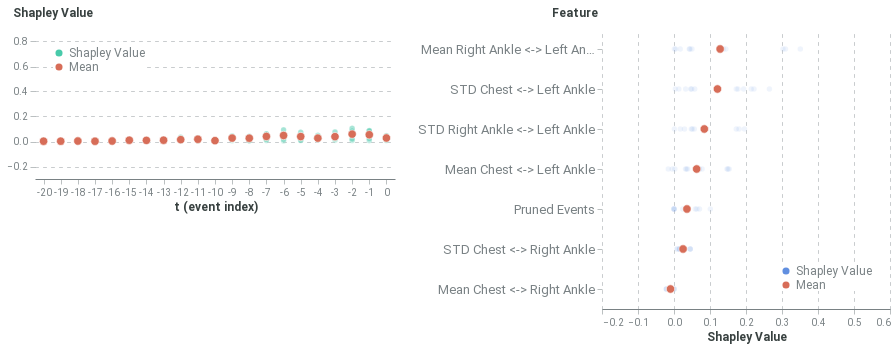

Write notebook code for a chart like this one.
### Code cell
global_plot

### Figure 1 — Vega-Lite specification as saved in the notebook (floating-point values rounded to 4 significant figures; data arrays with more than 128 entries replaced by an {"elided": "..."} marker saying what was removed)
{"config": {"axis": {"domain": true, "domainColor": "#798184", "grid": false, "gridColor": "#798184", "gridOpacity": 0.5, "gridDash": [3, 5], "gridWidth": 0.8, "gridCap": "round", "labelPadding": 3, "labelFont": "Roboto", "labelColor": "#798184", "tickSize": 5, "tickColor": "#798184", "tickOpacity": 0.5, "titleColor": "#384140", "titleFont": "Roboto", "titleFontSize": 12}, "axisBand": {"domain": true, "ticks": false, "labelPadding": 7}, "axisY": {"domain": false, "titleAlign": "left", "titleAngle": 0, "titleX": -20, "titleY": -10}, "legend": {"labelColor": "#798184", "labelFontSize": 12, "symbolSize": 40, "titleColor": "#384140", "titleFontSize": 12, "titlePadding": 10, "titleFont": "Roboto", "labelFont": "Roboto"}, "line": {"stroke": "#618FE0", "strokeWidth": 2}, "rule": {"stroke": "#798184"}, "path": {"stroke": "#618FE0", "strokeWidth": 0.5}, "rect": {"fill": "#618FE0"}, "point": {"filled": true, "shape": "circle"}, "shape": {"stroke": "#618FE0"}, "bar": {"fill": "#618FE0", "stroke": null}, "text": {"font": "Roboto", "color": "#384140", "fontSize": 12}, "arc": {"stroke": "#fff", "strokeWidth": 1}, "range": {"category": ["#618FE0", "#50D0B0", "#E17560", "#E8B474", "#D889C4", "#34A3BC", "#A583A4"], "ramp": ["#001854", "#002f72", "#04478e", "#1e5fab", "#4477c5", "#6290e1", "#7ea9fd", "#9ec7ff", "#bde4ff"], "heatmap": ["#001854", "#002f72", "#04478e", "#1e5fab", "#4477c5", "#6290e1", "#7ea9fd", "#9ec7ff", "#bde4ff"], "diverging": ["#003b26", "#006b52", "#1aa082", "#55d5b5", "#f5f5f5", "#ffaa92", "#d16f5b", "#9e392c", "#650200"]}, "title": {"anchor": "start", "fontSize": 20, "color": "#384140", "fontWeight": "bold", "offset": 20, "font": "Roboto", "subtitleColor": "#384140", "subtitleFontSize": 16}, "header": {"labelFontSize": 12, "titleFontSize": 16, "labelColor": "#384140", "titleColor": "#384140", "titleFont": "Roboto", "labelFont": "Roboto"}, "group": {"fill": "white"}, "background": "white", "view": {"stroke": "transparent", "continuousHeight": 300, "continuousWidth": 400}}, "hconcat": [{"data": {"name": "data-0d1a5772d02a0f81419bdd446818ca72"}, "mark": {"type": "point", "stroke": "white", "strokeWidth": 0.6}, "encoding": {"color": {"field": "type", "legend": {"fillColor": "white", "orient": "top-left", "symbolSize": 50, "symbolStrokeWidth": 0, "title": null}, "scale": {"domain": ["Shapley Value", "Mean"], "range": ["#48caaa", "#d76d58"]}, "type": "nominal"}, "opacity": {"condition": {"value": 1.0, "test": "(datum.type === 'Mean')"}, "value": 0.2}, "size": {"condition": {"value": 70, "test": "(datum.type === 'Mean')"}, "value": 30}, "x": {"axis": {"labelAngle": 0}, "field": "t (event index)", "type": "ordinal"}, "y": {"axis": {"grid": true, "titleX": -23}, "field": "Shapley Value", "scale": {"domain": [-0.3, 0.9]}, "title": "Shapley Value", "type": "quantitative"}}, "height": 150, "width": 360}, {"data": {"name": "data-66ba81b144f43fd032b2439847f2c161"}, "mark": {"type": "point", "stroke": "white", "strokeWidth": 0.6}, "encoding": {"color": {"field": "type", "legend": {"fillColor": "white", "orient": "bottom-right", "symbolSize": 50, "symbolStrokeWidth": 0, "title": null}, "scale": {"domain": ["Shapley Value", "Mean"], "range": ["#618FE0", "#d76d58"]}, "type": "nominal"}, "opacity": {"condition": {"value": 1.0, "test": "(datum.type === 'Mean')"}, "value": 0.1}, "size": {"condition": {"value": 70, "test": "(datum.type === 'Mean')"}, "value": 30}, "x": {"axis": {"grid": true, "title": "Shapley Value"}, "field": "Shapley Value", "scale": {"domain": [-0.2, 0.6]}, "type": "quantitative"}, "y": {"axis": {"labelFontSize": 13, "titleX": -51}, "field": "Feature", "sort": ["Mean Right Ankle <-> Left Ankle", "STD Chest <-> Left Ankle", "STD Right Ankle <-> Left Ankle", "Mean Chest <-> Left Ankle", "Pruned Events", "STD Chest <-> Right Ankle", "Mean Chest <-> Right Ankle"], "type": "ordinal"}}, "height": 280, "width": 288}], "resolve": {"scale": {"color": "independent"}}, "$schema": "https://vega.github.io/schema/vega-lite/v4.17.0.json", "datasets": {"data-0d1a5772d02a0f81419bdd446818ca72": {"elided": "205 records"}, "data-66ba81b144f43fd032b2439847f2c161": [{"Shapley Value": -0.00785, "Feature": "Mean Chest <-> Right Ankle", "type": "Shapley Value"}, {"Shapley Value": 0.01502, "Feature": "STD Chest <-> Right Ankle", "type": "Shapley Value"}, {"Shapley Value": 0.07002, "Feature": "Mean Chest <-> Left Ankle", "type": "Shapley Value"}, {"Shapley Value": 0.2651, "Feature": "STD Chest <-> Left Ankle", "type": "Shapley Value"}, {"Shapley Value": 0.3509, "Feature": "Mean Right Ankle <-> Left Ankle", "type": "Shapley Value"}, {"Shapley Value": 0.08662, "Feature": "STD Right Ankle <-> Left Ankle", "type": "Shapley Value"}, {"Shapley Value": -1.419e-10, "Feature": "Pruned Events", "type": "Shapley Value"}, {"Shapley Value": -0.00652, "Feature": "Mean Chest <-> Right Ankle", "type": "Shapley Value"}, {"Shapley Value": 0.01558, "Feature": "STD Chest <-> Right Ankle", "type": "Shapley Value"}, {"Shapley Value": 0.07799, "Feature": "Mean Chest <-> Left Ankle", "type": "Shapley Value"}, {"Shapley Value": 0.222, "Feature": "STD Chest <-> Left Ankle", "type": "Shapley Value"}, {"Shapley Value": 0.3095, "Feature": "Mean Right Ankle <-> Left Ankle", "type": "Shapley Value"}, {"Shapley Value": 0.0904, "Feature": "STD Right Ankle <-> Left Ankle", "type": "Shapley Value"}, {"Shapley Value": 0.0707, "Feature": "Pruned Events", "type": "Shapley Value"}, {"Shapley Value": -0.006397, "Feature": "Mean Chest <-> Right Ankle", "type": "Shapley Value"}, {"Shapley Value": 0.01582, "Feature": "STD Chest <-> Right Ankle", "type": "Shapley Value"}, {"Shapley Value": 0.07062, "Feature": "Mean Chest <-> Left Ankle", "type": "Shapley Value"}, {"Shapley Value": 0.2147, "Feature": "STD Chest <-> Left Ankle", "type": "Shapley Value"}, {"Shapley Value": 0.3028, "Feature": "Mean Right Ankle <-> Left Ankle", "type": "Shapley Value"}, {"Shapley Value": 0.08129, "Feature": "STD Right Ankle <-> Left Ankle", "type": "Shapley Value"}, {"Shapley Value": 0.1009, "Feature": "Pruned Events", "type": "Shapley Value"}, {"Shapley Value": -0.0009955, "Feature": "Mean Chest <-> Right Ankle", "type": "Shapley Value"}, {"Shapley Value": 0.01755, "Feature": "STD Chest <-> Right Ankle", "type": "Shapley Value"}, {"Shapley Value": -0.01585, "Feature": "Mean Chest <-> Left Ankle", "type": "Shapley Value"}, {"Shapley Value": 0.03243, "Feature": "STD Chest <-> Left Ankle", "type": "Shapley Value"}, {"Shapley Value": 0.01744, "Feature": "Mean Right Ankle <-> Left Ankle", "type": "Shapley Value"}, {"Shapley Value": 0.02916, "Feature": "STD Right Ankle <-> Left Ankle", "type": "Shapley Value"}, {"Shapley Value": 0.0, "Feature": "Pruned Events", "type": "Shapley Value"}, {"Shapley Value": 0.0006421, "Feature": "Mean Chest <-> Right Ankle", "type": "Shapley Value"}, {"Shapley Value": 0.01026, "Feature": "STD Chest <-> Right Ankle", "type": "Shapley Value"}, {"Shapley Value": -0.005033, "Feature": "Mean Chest <-> Left Ankle", "type": "Shapley Value"}, {"Shapley Value": 0.01346, "Feature": "STD Chest <-> Left Ankle", "type": "Shapley Value"}, {"Shapley Value": 0.004551, "Feature": "Mean Right Ankle <-> Left Ankle", "type": "Shapley Value"}, {"Shapley Value": 0.01747, "Feature": "STD Right Ankle <-> Left Ankle", "type": "Shapley Value"}, {"Shapley Value": 0.03839, "Feature": "Pruned Events", "type": "Shapley Value"}, {"Shapley Value": 0.0001706, "Feature": "Mean Chest <-> Right Ankle", "type": "Shapley Value"}, {"Shapley Value": 0.007743, "Feature": "STD Chest <-> Right Ankle", "type": "Shapley Value"}, {"Shapley Value": 0.002382, "Feature": "Mean Chest <-> Left Ankle", "type": "Shapley Value"}, {"Shapley Value": 0.003575, "Feature": "STD Chest <-> Left Ankle", "type": "Shapley Value"}, {"Shapley Value": 0.00123, "Feature": "Mean Right Ankle <-> Left Ankle", "type": "Shapley Value"}, {"Shapley Value": 0.001144, "Feature": "STD Right Ankle <-> Left Ankle", "type": "Shapley Value"}, {"Shapley Value": 0.06349, "Feature": "Pruned Events", "type": "Shapley Value"}, {"Shapley Value": -0.02191, "Feature": "Mean Chest <-> Right Ankle", "type": "Shapley Value"}, {"Shapley Value": 0.04525, "Feature": "STD Chest <-> Right Ankle", "type": "Shapley Value"}, {"Shapley Value": 0.1532, "Feature": "Mean Chest <-> Left Ankle", "type": "Shapley Value"}, {"Shapley Value": 0.1934, "Feature": "STD Chest <-> Left Ankle", "type": "Shapley Value"}, {"Shapley Value": 0.1439, "Feature": "Mean Right Ankle <-> Left Ankle", "type": "Shapley Value"}, {"Shapley Value": 0.1957, "Feature": "STD Right Ankle <-> Left Ankle", "type": "Shapley Value"}, {"Shapley Value": -2.484e-10, "Feature": "Pruned Events", "type": "Shapley Value"}, {"Shapley Value": -0.02069, "Feature": "Mean Chest <-> Right Ankle", "type": "Shapley Value"}, {"Shapley Value": 0.04503, "Feature": "STD Chest <-> Right Ankle", "type": "Shapley Value"}, {"Shapley Value": 0.1499, "Feature": "Mean Chest <-> Left Ankle", "type": "Shapley Value"}, {"Shapley Value": 0.1777, "Feature": "STD Chest <-> Left Ankle", "type": "Shapley Value"}, {"Shapley Value": 0.1374, "Feature": "Mean Right Ankle <-> Left Ankle", "type": "Shapley Value"}, {"Shapley Value": 0.1807, "Feature": "STD Right Ankle <-> Left Ankle", "type": "Shapley Value"}, {"Shapley Value": 0.03943, "Feature": "Pruned Events", "type": "Shapley Value"}, {"Shapley Value": -0.02085, "Feature": "Mean Chest <-> Right Ankle", "type": "Shapley Value"}, {"Shapley Value": 0.04509, "Feature": "STD Chest <-> Right Ankle", "type": "Shapley Value"}, {"Shapley Value": 0.1473, "Feature": "Mean Chest <-> Left Ankle", "type": "Shapley Value"}, {"Shapley Value": 0.1731, "Feature": "STD Chest <-> Left Ankle", "type": "Shapley Value"}, {"Shapley Value": 0.1328, "Feature": "Mean Right Ankle <-> Left Ankle", "type": "Shapley Value"}, {"Shapley Value": 0.173, "Feature": "STD Right Ankle <-> Left Ankle", "type": "Shapley Value"}, {"Shapley Value": 0.05911, "Feature": "Pruned Events", "type": "Shapley Value"}, {"Shapley Value": -0.01225, "Feature": "Mean Chest <-> Right Ankle", "type": "Shapley Value"}, {"Shapley Value": 0.03085, "Feature": "STD Chest <-> Right Ankle", "type": "Shapley Value"}, {"Shapley Value": 0.03807, "Feature": "Mean Chest <-> Left Ankle", "type": "Shapley Value"}, {"Shapley Value": 0.05761, "Feature": "STD Chest <-> Left Ankle", "type": "Shapley Value"}, {"Shapley Value": 0.04986, "Feature": "Mean Right Ankle <-> Left Ankle", "type": "Shapley Value"}, {"Shapley Value": 0.0565, "Feature": "STD Right Ankle <-> Left Ankle", "type": "Shapley Value"}, {"Shapley Value": 4.222e-09, "Feature": "Pruned Events", "type": "Shapley Value"}, {"Shapley Value": -0.01036, "Feature": "Mean Chest <-> Right Ankle", "type": "Shapley Value"}, {"Shapley Value": 0.02748, "Feature": "STD Chest <-> Right Ankle", "type": "Shapley Value"}, {"Shapley Value": 0.0348, "Feature": "Mean Chest <-> Left Ankle", "type": "Shapley Value"}, {"Shapley Value": 0.04929, "Feature": "STD Chest <-> Left Ankle", "type": "Shapley Value"}, {"Shapley Value": 0.0444, "Feature": "Mean Right Ankle <-> Left Ankle", "type": "Shapley Value"}, {"Shapley Value": 0.05074, "Feature": "STD Right Ankle <-> Left Ankle", "type": "Shapley Value"}, {"Shapley Value": 0.02429, "Feature": "Pruned Events", "type": "Shapley Value"}, {"Shapley Value": -0.009589, "Feature": "Mean Chest <-> Right Ankle", "type": "Shapley Value"}, {"Shapley Value": 0.02611, "Feature": "STD Chest <-> Right Ankle", "type": "Shapley Value"}, {"Shapley Value": 0.03199, "Feature": "Mean Chest <-> Left Ankle", "type": "Shapley Value"}, {"Shapley Value": 0.04654, "Feature": "STD Chest <-> Left Ankle", "type": "Shapley Value"}, {"Shapley Value": 0.04258, "Feature": "Mean Right Ankle <-> Left Ankle", "type": "Shapley Value"}, {"Shapley Value": 0.04809, "Feature": "STD Right Ankle <-> Left Ankle", "type": "Shapley Value"}, {"Shapley Value": 0.03492, "Feature": "Pruned Events", "type": "Shapley Value"}, {"Shapley Value": 0.03594, "Feature": "Pruned Events", "type": "Mean"}, {"Shapley Value": -0.009716, "Feature": "Mean Chest <-> Right Ankle", "type": "Mean"}, {"Shapley Value": 0.06295, "Feature": "Mean Chest <-> Left Ankle", "type": "Mean"}, {"Shapley Value": 0.1281, "Feature": "Mean Right Ankle <-> Left Ankle", "type": "Mean"}, {"Shapley Value": 0.02515, "Feature": "STD Chest <-> Right Ankle", "type": "Mean"}, {"Shapley Value": 0.1207, "Feature": "STD Chest <-> Left Ankle", "type": "Mean"}, {"Shapley Value": 0.08423, "Feature": "STD Right Ankle <-> Left Ankle", "type": "Mean"}]}}
